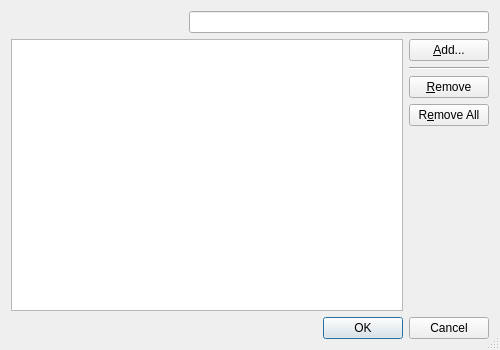
<?xml version="1.0" encoding="UTF-8"?>
<ui version="4.0">
 <class>SendRefererWhitelistDialog</class>
 <widget class="QDialog" name="SendRefererWhitelistDialog">
  <property name="geometry">
   <rect>
    <x>0</x>
    <y>0</y>
    <width>500</width>
    <height>350</height>
   </rect>
  </property>
  <property name="windowTitle">
   <string>Send Referer Whitelist</string>
  </property>
  <property name="sizeGripEnabled">
   <bool>true</bool>
  </property>
  <layout class="QVBoxLayout" name="verticalLayout">
   <item>
    <layout class="QGridLayout" name="gridLayout_2">
     <property name="horizontalSpacing">
      <number>0</number>
     </property>
     <item row="0" column="1">
      <widget class="E5ClearableLineEdit" name="searchEdit">
       <property name="sizePolicy">
        <sizepolicy hsizetype="Expanding" vsizetype="Fixed">
         <horstretch>0</horstretch>
         <verstretch>0</verstretch>
        </sizepolicy>
       </property>
       <property name="minimumSize">
        <size>
         <width>300</width>
         <height>0</height>
        </size>
       </property>
       <property name="toolTip">
        <string>Enter search term for hosts</string>
       </property>
      </widget>
     </item>
     <item row="0" column="0">
      <spacer name="horizontalSpacer">
       <property name="orientation">
        <enum>Qt::Horizontal</enum>
       </property>
       <property name="sizeHint" stdset="0">
        <size>
         <width>40</width>
         <height>20</height>
        </size>
       </property>
      </spacer>
     </item>
    </layout>
   </item>
   <item>
    <layout class="QGridLayout" name="gridLayout">
     <item row="4" column="1">
      <spacer name="verticalSpacer">
       <property name="orientation">
        <enum>Qt::Vertical</enum>
       </property>
       <property name="sizeHint" stdset="0">
        <size>
         <width>20</width>
         <height>40</height>
        </size>
       </property>
      </spacer>
     </item>
     <item row="0" column="1">
      <widget class="QPushButton" name="addButton">
       <property name="toolTip">
        <string>Press to add site to the whitelist</string>
       </property>
       <property name="text">
        <string>&amp;Add...</string>
       </property>
       <property name="autoDefault">
        <bool>false</bool>
       </property>
      </widget>
     </item>
     <item row="1" column="1">
      <widget class="Line" name="line">
       <property name="orientation">
        <enum>Qt::Horizontal</enum>
       </property>
      </widget>
     </item>
     <item row="2" column="1">
      <widget class="QPushButton" name="removeButton">
       <property name="toolTip">
        <string>Press to remove the selected entries</string>
       </property>
       <property name="text">
        <string>&amp;Remove</string>
       </property>
       <property name="autoDefault">
        <bool>false</bool>
       </property>
      </widget>
     </item>
     <item row="3" column="1">
      <widget class="QPushButton" name="removeAllButton">
       <property name="toolTip">
        <string>Press to remove all entries</string>
       </property>
       <property name="text">
        <string>R&amp;emove All</string>
       </property>
       <property name="autoDefault">
        <bool>false</bool>
       </property>
      </widget>
     </item>
     <item row="0" column="0" rowspan="5">
      <widget class="E5ListView" name="whitelist">
       <property name="alternatingRowColors">
        <bool>true</bool>
       </property>
       <property name="selectionMode">
        <enum>QAbstractItemView::ExtendedSelection</enum>
       </property>
      </widget>
     </item>
    </layout>
   </item>
   <item>
    <widget class="QDialogButtonBox" name="buttonBox">
     <property name="orientation">
      <enum>Qt::Horizontal</enum>
     </property>
     <property name="standardButtons">
      <set>QDialogButtonBox::Cancel|QDialogButtonBox::Ok</set>
     </property>
    </widget>
   </item>
  </layout>
 </widget>
 <customwidgets>
  <customwidget>
   <class>E5ClearableLineEdit</class>
   <extends>QLineEdit</extends>
   <header>E5Gui/E5LineEdit.h</header>
  </customwidget>
  <customwidget>
   <class>E5ListView</class>
   <extends>QListView</extends>
   <header>E5Gui/E5ListView.h</header>
  </customwidget>
 </customwidgets>
 <tabstops>
  <tabstop>searchEdit</tabstop>
  <tabstop>whitelist</tabstop>
  <tabstop>addButton</tabstop>
  <tabstop>removeButton</tabstop>
  <tabstop>removeAllButton</tabstop>
  <tabstop>buttonBox</tabstop>
 </tabstops>
 <resources/>
 <connections>
  <connection>
   <sender>buttonBox</sender>
   <signal>accepted()</signal>
   <receiver>SendRefererWhitelistDialog</receiver>
   <slot>accept()</slot>
   <hints>
    <hint type="sourcelabel">
     <x>227</x>
     <y>329</y>
    </hint>
    <hint type="destinationlabel">
     <x>157</x>
     <y>274</y>
    </hint>
   </hints>
  </connection>
  <connection>
   <sender>buttonBox</sender>
   <signal>rejected()</signal>
   <receiver>SendRefererWhitelistDialog</receiver>
   <slot>reject()</slot>
   <hints>
    <hint type="sourcelabel">
     <x>295</x>
     <y>335</y>
    </hint>
    <hint type="destinationlabel">
     <x>286</x>
     <y>274</y>
    </hint>
   </hints>
  </connection>
 </connections>
</ui>
